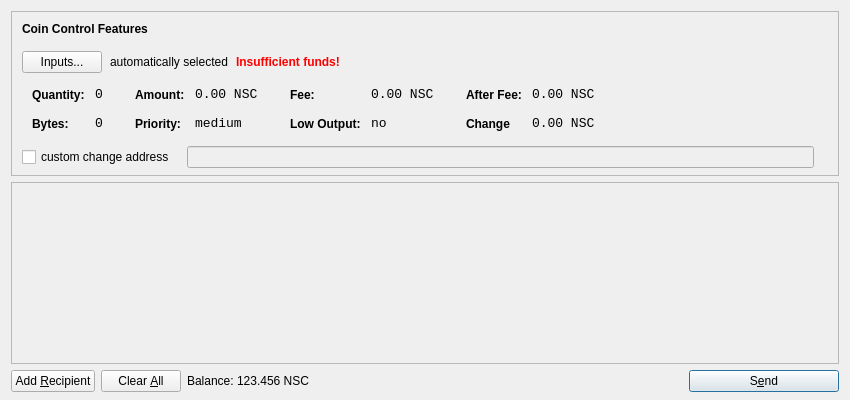
<?xml version="1.0" encoding="UTF-8"?>
<ui version="4.0">
 <class>SendCoinsDialog</class>
 <widget class="QDialog" name="SendCoinsDialog">
  <property name="geometry">
   <rect>
    <x>0</x>
    <y>0</y>
    <width>850</width>
    <height>400</height>
   </rect>
  </property>
  <property name="windowTitle">
   <string>Send Coins</string>
  </property>
  <layout class="QVBoxLayout" name="verticalLayout" stretch="0,1,0">
   <property name="bottomMargin">
    <number>8</number>
   </property>
   <item>
    <widget class="QFrame" name="frameCoinControl">
     <property name="sizePolicy">
      <sizepolicy hsizetype="Expanding" vsizetype="Expanding">
       <horstretch>0</horstretch>
       <verstretch>0</verstretch>
      </sizepolicy>
     </property>
     <property name="maximumSize">
      <size>
       <width>16777215</width>
       <height>16777215</height>
      </size>
     </property>
     <property name="frameShape">
      <enum>QFrame::StyledPanel</enum>
     </property>
     <property name="frameShadow">
      <enum>QFrame::Sunken</enum>
     </property>
     <layout class="QVBoxLayout" name="verticalLayoutCoinControl2">
      <property name="spacing">
       <number>-1</number>
      </property>
      <property name="leftMargin">
       <number>0</number>
      </property>
      <property name="topMargin">
       <number>0</number>
      </property>
      <property name="rightMargin">
       <number>0</number>
      </property>
      <property name="bottomMargin">
       <number>6</number>
      </property>
      <item>
       <layout class="QVBoxLayout" name="verticalLayoutCoinControl" stretch="0,0,0,0,1">
        <property name="spacing">
         <number>0</number>
        </property>
        <property name="leftMargin">
         <number>10</number>
        </property>
        <property name="topMargin">
         <number>10</number>
        </property>
        <item>
         <layout class="QHBoxLayout" name="horizontalLayoutCoinControl1">
          <property name="bottomMargin">
           <number>15</number>
          </property>
          <item>
           <widget class="QLabel" name="labelCoinControlFeatures">
            <property name="sizePolicy">
             <sizepolicy hsizetype="Preferred" vsizetype="Maximum">
              <horstretch>0</horstretch>
              <verstretch>0</verstretch>
             </sizepolicy>
            </property>
            <property name="font">
             <font>
              <weight>75</weight>
              <bold>true</bold>
             </font>
            </property>
            <property name="styleSheet">
             <string notr="true">font-weight:bold;</string>
            </property>
            <property name="text">
             <string>Coin Control Features</string>
            </property>
           </widget>
          </item>
         </layout>
        </item>
        <item>
         <layout class="QHBoxLayout" name="horizontalLayoutCoinControl2" stretch="0,0,0,0">
          <property name="spacing">
           <number>8</number>
          </property>
          <property name="bottomMargin">
           <number>10</number>
          </property>
          <item>
           <widget class="QPushButton" name="pushButtonCoinControl">
            <property name="styleSheet">
             <string notr="true"/>
            </property>
            <property name="text">
             <string>Inputs...</string>
            </property>
           </widget>
          </item>
          <item>
           <widget class="QLabel" name="labelCoinControlAutomaticallySelected">
            <property name="text">
             <string>automatically selected</string>
            </property>
            <property name="margin">
             <number>5</number>
            </property>
           </widget>
          </item>
          <item>
           <widget class="QLabel" name="labelCoinControlInsuffFunds">
            <property name="font">
             <font>
              <weight>75</weight>
              <bold>true</bold>
             </font>
            </property>
            <property name="styleSheet">
             <string notr="true">color:red;font-weight:bold;</string>
            </property>
            <property name="text">
             <string>Insufficient funds!</string>
            </property>
            <property name="margin">
             <number>5</number>
            </property>
           </widget>
          </item>
          <item>
           <spacer name="horizontalSpacerCoinControl">
            <property name="orientation">
             <enum>Qt::Horizontal</enum>
            </property>
            <property name="sizeHint" stdset="0">
             <size>
              <width>40</width>
              <height>1</height>
             </size>
            </property>
           </spacer>
          </item>
         </layout>
        </item>
        <item>
         <widget class="QWidget" name="widgetCoinControl" native="true">
          <property name="sizePolicy">
           <sizepolicy hsizetype="Preferred" vsizetype="Preferred">
            <horstretch>0</horstretch>
            <verstretch>0</verstretch>
           </sizepolicy>
          </property>
          <property name="minimumSize">
           <size>
            <width>0</width>
            <height>0</height>
           </size>
          </property>
          <property name="styleSheet">
           <string notr="true"/>
          </property>
          <layout class="QHBoxLayout" name="horizontalLayoutCoinControl5">
           <property name="margin">
            <number>0</number>
           </property>
           <item>
            <layout class="QHBoxLayout" name="horizontalLayoutCoinControl3" stretch="0,0,0,1">
             <property name="spacing">
              <number>20</number>
             </property>
             <property name="topMargin">
              <number>0</number>
             </property>
             <property name="bottomMargin">
              <number>10</number>
             </property>
             <item>
              <layout class="QFormLayout" name="formLayoutCoinControl1">
               <property name="horizontalSpacing">
                <number>10</number>
               </property>
               <property name="verticalSpacing">
                <number>14</number>
               </property>
               <property name="leftMargin">
                <number>10</number>
               </property>
               <property name="topMargin">
                <number>4</number>
               </property>
               <property name="rightMargin">
                <number>6</number>
               </property>
               <item row="0" column="0">
                <widget class="QLabel" name="labelCoinControlQuantityText">
                 <property name="styleSheet">
                  <string notr="true">font-weight:bold;</string>
                 </property>
                 <property name="text">
                  <string>Quantity:</string>
                 </property>
                 <property name="margin">
                  <number>0</number>
                 </property>
                </widget>
               </item>
               <item row="0" column="1">
                <widget class="QLabel" name="labelCoinControlQuantity">
                 <property name="font">
                  <font>
                   <family>Monospace</family>
                   <pointsize>10</pointsize>
                  </font>
                 </property>
                 <property name="cursor">
                  <cursorShape>IBeamCursor</cursorShape>
                 </property>
                 <property name="contextMenuPolicy">
                  <enum>Qt::ActionsContextMenu</enum>
                 </property>
                 <property name="text">
                  <string>0</string>
                 </property>
                 <property name="margin">
                  <number>0</number>
                 </property>
                 <property name="textInteractionFlags">
                  <set>Qt::LinksAccessibleByMouse|Qt::TextSelectableByKeyboard|Qt::TextSelectableByMouse</set>
                 </property>
                </widget>
               </item>
               <item row="1" column="0">
                <widget class="QLabel" name="labelCoinControlBytesText">
                 <property name="styleSheet">
                  <string notr="true">font-weight:bold;</string>
                 </property>
                 <property name="text">
                  <string>Bytes:</string>
                 </property>
                </widget>
               </item>
               <item row="1" column="1">
                <widget class="QLabel" name="labelCoinControlBytes">
                 <property name="font">
                  <font>
                   <family>Monospace</family>
                   <pointsize>10</pointsize>
                  </font>
                 </property>
                 <property name="cursor">
                  <cursorShape>IBeamCursor</cursorShape>
                 </property>
                 <property name="contextMenuPolicy">
                  <enum>Qt::ActionsContextMenu</enum>
                 </property>
                 <property name="text">
                  <string>0</string>
                 </property>
                 <property name="textInteractionFlags">
                  <set>Qt::LinksAccessibleByMouse|Qt::TextSelectableByKeyboard|Qt::TextSelectableByMouse</set>
                 </property>
                </widget>
               </item>
              </layout>
             </item>
             <item>
              <layout class="QFormLayout" name="formLayoutCoinControl2">
               <property name="horizontalSpacing">
                <number>10</number>
               </property>
               <property name="verticalSpacing">
                <number>14</number>
               </property>
               <property name="leftMargin">
                <number>6</number>
               </property>
               <property name="topMargin">
                <number>4</number>
               </property>
               <property name="rightMargin">
                <number>6</number>
               </property>
               <item row="0" column="0">
                <widget class="QLabel" name="labelCoinControlAmountText">
                 <property name="styleSheet">
                  <string notr="true">font-weight:bold;</string>
                 </property>
                 <property name="text">
                  <string>Amount:</string>
                 </property>
                 <property name="margin">
                  <number>0</number>
                 </property>
                </widget>
               </item>
               <item row="0" column="1">
                <widget class="QLabel" name="labelCoinControlAmount">
                 <property name="font">
                  <font>
                   <family>Monospace</family>
                   <pointsize>10</pointsize>
                  </font>
                 </property>
                 <property name="cursor">
                  <cursorShape>IBeamCursor</cursorShape>
                 </property>
                 <property name="contextMenuPolicy">
                  <enum>Qt::ActionsContextMenu</enum>
                 </property>
                 <property name="text">
                  <string>0.00 NSC</string>
                 </property>
                 <property name="textInteractionFlags">
                  <set>Qt::LinksAccessibleByMouse|Qt::TextSelectableByKeyboard|Qt::TextSelectableByMouse</set>
                 </property>
                </widget>
               </item>
               <item row="1" column="0">
                <widget class="QLabel" name="labelCoinControlPriorityText">
                 <property name="styleSheet">
                  <string notr="true">font-weight:bold;</string>
                 </property>
                 <property name="text">
                  <string>Priority:</string>
                 </property>
                </widget>
               </item>
               <item row="1" column="1">
                <widget class="QLabel" name="labelCoinControlPriority">
                 <property name="font">
                  <font>
                   <family>Monospace</family>
                   <pointsize>10</pointsize>
                  </font>
                 </property>
                 <property name="cursor">
                  <cursorShape>IBeamCursor</cursorShape>
                 </property>
                 <property name="contextMenuPolicy">
                  <enum>Qt::ActionsContextMenu</enum>
                 </property>
                 <property name="text">
                  <string>medium</string>
                 </property>
                 <property name="textInteractionFlags">
                  <set>Qt::LinksAccessibleByMouse|Qt::TextSelectableByKeyboard|Qt::TextSelectableByMouse</set>
                 </property>
                </widget>
               </item>
              </layout>
             </item>
             <item>
              <layout class="QFormLayout" name="formLayoutCoinControl3">
               <property name="horizontalSpacing">
                <number>10</number>
               </property>
               <property name="verticalSpacing">
                <number>14</number>
               </property>
               <property name="leftMargin">
                <number>6</number>
               </property>
               <property name="topMargin">
                <number>4</number>
               </property>
               <property name="rightMargin">
                <number>6</number>
               </property>
               <item row="0" column="0">
                <widget class="QLabel" name="labelCoinControlFeeText">
                 <property name="styleSheet">
                  <string notr="true">font-weight:bold;</string>
                 </property>
                 <property name="text">
                  <string>Fee:</string>
                 </property>
                 <property name="margin">
                  <number>0</number>
                 </property>
                </widget>
               </item>
               <item row="0" column="1">
                <widget class="QLabel" name="labelCoinControlFee">
                 <property name="font">
                  <font>
                   <family>Monospace</family>
                   <pointsize>10</pointsize>
                  </font>
                 </property>
                 <property name="cursor">
                  <cursorShape>IBeamCursor</cursorShape>
                 </property>
                 <property name="contextMenuPolicy">
                  <enum>Qt::ActionsContextMenu</enum>
                 </property>
                 <property name="text">
                  <string>0.00 NSC</string>
                 </property>
                 <property name="textInteractionFlags">
                  <set>Qt::LinksAccessibleByMouse|Qt::TextSelectableByKeyboard|Qt::TextSelectableByMouse</set>
                 </property>
                </widget>
               </item>
               <item row="1" column="0">
                <widget class="QLabel" name="labelCoinControlLowOutputText">
                 <property name="styleSheet">
                  <string notr="true">font-weight:bold;</string>
                 </property>
                 <property name="text">
                  <string>Low Output:</string>
                 </property>
                </widget>
               </item>
               <item row="1" column="1">
                <widget class="QLabel" name="labelCoinControlLowOutput">
                 <property name="font">
                  <font>
                   <family>Monospace</family>
                   <pointsize>10</pointsize>
                  </font>
                 </property>
                 <property name="cursor">
                  <cursorShape>IBeamCursor</cursorShape>
                 </property>
                 <property name="contextMenuPolicy">
                  <enum>Qt::ActionsContextMenu</enum>
                 </property>
                 <property name="text">
                  <string>no</string>
                 </property>
                 <property name="textInteractionFlags">
                  <set>Qt::LinksAccessibleByMouse|Qt::TextSelectableByKeyboard|Qt::TextSelectableByMouse</set>
                 </property>
                </widget>
               </item>
              </layout>
             </item>
             <item>
              <layout class="QFormLayout" name="formLayoutCoinControl4">
               <property name="horizontalSpacing">
                <number>10</number>
               </property>
               <property name="verticalSpacing">
                <number>14</number>
               </property>
               <property name="leftMargin">
                <number>6</number>
               </property>
               <property name="topMargin">
                <number>4</number>
               </property>
               <property name="rightMargin">
                <number>6</number>
               </property>
               <item row="0" column="0">
                <widget class="QLabel" name="labelCoinControlAfterFeeText">
                 <property name="styleSheet">
                  <string notr="true">font-weight:bold;</string>
                 </property>
                 <property name="text">
                  <string>After Fee:</string>
                 </property>
                 <property name="margin">
                  <number>0</number>
                 </property>
                </widget>
               </item>
               <item row="0" column="1">
                <widget class="QLabel" name="labelCoinControlAfterFee">
                 <property name="font">
                  <font>
                   <family>Monospace</family>
                   <pointsize>10</pointsize>
                  </font>
                 </property>
                 <property name="cursor">
                  <cursorShape>IBeamCursor</cursorShape>
                 </property>
                 <property name="contextMenuPolicy">
                  <enum>Qt::ActionsContextMenu</enum>
                 </property>
                 <property name="text">
                  <string>0.00 NSC</string>
                 </property>
                 <property name="textInteractionFlags">
                  <set>Qt::LinksAccessibleByMouse|Qt::TextSelectableByKeyboard|Qt::TextSelectableByMouse</set>
                 </property>
                </widget>
               </item>
               <item row="1" column="0">
                <widget class="QLabel" name="labelCoinControlChangeText">
                 <property name="styleSheet">
                  <string notr="true">font-weight:bold;</string>
                 </property>
                 <property name="text">
                  <string>Change</string>
                 </property>
                </widget>
               </item>
               <item row="1" column="1">
                <widget class="QLabel" name="labelCoinControlChange">
                 <property name="font">
                  <font>
                   <family>Monospace</family>
                   <pointsize>10</pointsize>
                  </font>
                 </property>
                 <property name="cursor">
                  <cursorShape>IBeamCursor</cursorShape>
                 </property>
                 <property name="contextMenuPolicy">
                  <enum>Qt::ActionsContextMenu</enum>
                 </property>
                 <property name="text">
                  <string>0.00 NSC</string>
                 </property>
                 <property name="textInteractionFlags">
                  <set>Qt::LinksAccessibleByMouse|Qt::TextSelectableByKeyboard|Qt::TextSelectableByMouse</set>
                 </property>
                </widget>
               </item>
              </layout>
             </item>
            </layout>
           </item>
          </layout>
         </widget>
        </item>
        <item>
         <layout class="QHBoxLayout" name="horizontalLayoutCoinControl4" stretch="0,0,0">
          <property name="spacing">
           <number>12</number>
          </property>
          <property name="sizeConstraint">
           <enum>QLayout::SetDefaultConstraint</enum>
          </property>
          <property name="topMargin">
           <number>5</number>
          </property>
          <property name="rightMargin">
           <number>5</number>
          </property>
          <item>
           <widget class="QCheckBox" name="checkBoxCoinControlChange">
            <property name="text">
             <string>custom change address</string>
            </property>
           </widget>
          </item>
          <item>
           <widget class="QLineEdit" name="lineEditCoinControlChange">
            <property name="enabled">
             <bool>false</bool>
            </property>
            <property name="sizePolicy">
             <sizepolicy hsizetype="Expanding" vsizetype="Fixed">
              <horstretch>0</horstretch>
              <verstretch>0</verstretch>
             </sizepolicy>
            </property>
           </widget>
          </item>
          <item>
           <widget class="QLabel" name="labelCoinControlChangeLabel">
            <property name="sizePolicy">
             <sizepolicy hsizetype="Preferred" vsizetype="Expanding">
              <horstretch>0</horstretch>
              <verstretch>0</verstretch>
             </sizepolicy>
            </property>
            <property name="minimumSize">
             <size>
              <width>0</width>
              <height>0</height>
             </size>
            </property>
            <property name="text">
             <string/>
            </property>
            <property name="margin">
             <number>3</number>
            </property>
           </widget>
          </item>
         </layout>
        </item>
        <item>
         <spacer name="verticalSpacerCoinControl">
          <property name="orientation">
           <enum>Qt::Vertical</enum>
          </property>
          <property name="sizeHint" stdset="0">
           <size>
            <width>800</width>
            <height>1</height>
           </size>
          </property>
         </spacer>
        </item>
       </layout>
      </item>
     </layout>
    </widget>
   </item>
   <item>
    <widget class="QScrollArea" name="scrollArea">
     <property name="widgetResizable">
      <bool>true</bool>
     </property>
     <widget class="QWidget" name="scrollAreaWidgetContents">
      <property name="geometry">
       <rect>
        <x>0</x>
        <y>0</y>
        <width>830</width>
        <height>165</height>
       </rect>
      </property>
      <layout class="QVBoxLayout" name="verticalLayout_2">
       <property name="margin">
        <number>0</number>
       </property>
       <item>
        <layout class="QVBoxLayout" name="entries">
         <property name="spacing">
          <number>6</number>
         </property>
        </layout>
       </item>
       <item>
        <spacer name="verticalSpacer">
         <property name="orientation">
          <enum>Qt::Vertical</enum>
         </property>
         <property name="sizeHint" stdset="0">
          <size>
           <width>20</width>
           <height>40</height>
          </size>
         </property>
        </spacer>
       </item>
      </layout>
     </widget>
    </widget>
   </item>
   <item>
    <layout class="QHBoxLayout" name="horizontalLayout">
     <item>
      <widget class="QPushButton" name="addButton">
       <property name="toolTip">
        <string>Send to multiple recipients at once</string>
       </property>
       <property name="text">
        <string>Add &amp;Recipient</string>
       </property>
       <property name="icon">
        <iconset resource="../bitcoin.qrc">
         <normaloff>:/icons/add</normaloff>:/icons/add</iconset>
       </property>
       <property name="autoDefault">
        <bool>false</bool>
       </property>
      </widget>
     </item>
     <item>
      <widget class="QPushButton" name="clearButton">
       <property name="sizePolicy">
        <sizepolicy hsizetype="Minimum" vsizetype="Fixed">
         <horstretch>0</horstretch>
         <verstretch>0</verstretch>
        </sizepolicy>
       </property>
       <property name="toolTip">
        <string>Remove all transaction fields</string>
       </property>
       <property name="text">
        <string>Clear &amp;All</string>
       </property>
       <property name="icon">
        <iconset resource="../bitcoin.qrc">
         <normaloff>:/icons/remove</normaloff>:/icons/remove</iconset>
       </property>
       <property name="autoRepeatDelay">
        <number>300</number>
       </property>
       <property name="autoDefault">
        <bool>false</bool>
       </property>
      </widget>
     </item>
     <item>
      <layout class="QHBoxLayout" name="horizontalLayout_2">
       <property name="spacing">
        <number>3</number>
       </property>
       <item>
        <widget class="QLabel" name="label">
         <property name="sizePolicy">
          <sizepolicy hsizetype="Preferred" vsizetype="Fixed">
           <horstretch>0</horstretch>
           <verstretch>0</verstretch>
          </sizepolicy>
         </property>
         <property name="text">
          <string>Balance:</string>
         </property>
        </widget>
       </item>
       <item>
        <widget class="QLabel" name="labelBalance">
         <property name="sizePolicy">
          <sizepolicy hsizetype="Preferred" vsizetype="Fixed">
           <horstretch>0</horstretch>
           <verstretch>0</verstretch>
          </sizepolicy>
         </property>
         <property name="cursor">
          <cursorShape>IBeamCursor</cursorShape>
         </property>
         <property name="text">
          <string>123.456 NSC</string>
         </property>
         <property name="textInteractionFlags">
          <set>Qt::LinksAccessibleByMouse|Qt::TextSelectableByKeyboard|Qt::TextSelectableByMouse</set>
         </property>
        </widget>
       </item>
      </layout>
     </item>
     <item>
      <spacer name="horizontalSpacer">
       <property name="orientation">
        <enum>Qt::Horizontal</enum>
       </property>
       <property name="sizeHint" stdset="0">
        <size>
         <width>40</width>
         <height>20</height>
        </size>
       </property>
      </spacer>
     </item>
     <item>
      <widget class="QPushButton" name="sendButton">
       <property name="minimumSize">
        <size>
         <width>150</width>
         <height>0</height>
        </size>
       </property>
       <property name="toolTip">
        <string>Confirm the send action</string>
       </property>
       <property name="text">
        <string>S&amp;end</string>
       </property>
       <property name="icon">
        <iconset resource="../bitcoin.qrc">
         <normaloff>:/icons/send</normaloff>:/icons/send</iconset>
       </property>
       <property name="default">
        <bool>true</bool>
       </property>
      </widget>
     </item>
    </layout>
   </item>
  </layout>
 </widget>
 <resources>
  <include location="../bitcoin.qrc"/>
 </resources>
 <connections/>
</ui>
